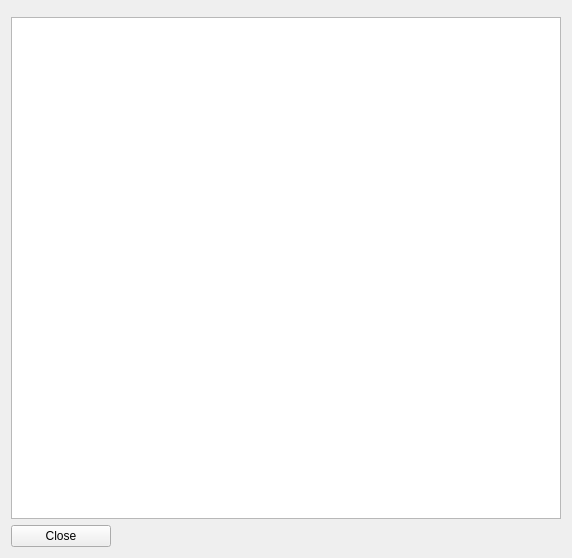
<?xml version="1.0" encoding="UTF-8"?>
<ui version="4.0">
 <author>Ten Borba</author>
 <class>ValidationHistory</class>
 <widget class="QWidget" name="ValidationHistory">
  <property name="windowModality">
   <enum>Qt::ApplicationModal</enum>
  </property>
  <property name="geometry">
   <rect>
    <x>0</x>
    <y>0</y>
    <width>572</width>
    <height>558</height>
   </rect>
  </property>
  <property name="sizePolicy">
   <sizepolicy hsizetype="Preferred" vsizetype="Preferred">
    <horstretch>0</horstretch>
    <verstretch>0</verstretch>
   </sizepolicy>
  </property>
  <property name="minimumSize">
   <size>
    <width>0</width>
    <height>0</height>
   </size>
  </property>
  <property name="maximumSize">
   <size>
    <width>1000</width>
    <height>1000</height>
   </size>
  </property>
  <property name="windowTitle">
   <string>Validation History</string>
  </property>
  <layout class="QVBoxLayout" name="verticalLayout">
   <item>
    <widget class="DsgCustomComboBox" name="userFilterComboBox" native="true">
     <property name="maximumSize">
      <size>
       <width>211</width>
       <height>30</height>
      </size>
     </property>
    </widget>
   </item>
   <item>
    <widget class="QTableView" name="tableView">
     <property name="contextMenuPolicy">
      <enum>Qt::CustomContextMenu</enum>
     </property>
     <property name="acceptDrops">
      <bool>false</bool>
     </property>
     <property name="editTriggers">
      <set>QAbstractItemView::NoEditTriggers</set>
     </property>
     <property name="selectionMode">
      <enum>QAbstractItemView::SingleSelection</enum>
     </property>
     <property name="selectionBehavior">
      <enum>QAbstractItemView::SelectRows</enum>
     </property>
     <attribute name="horizontalHeaderDefaultSectionSize">
      <number>60</number>
     </attribute>
    </widget>
   </item>
   <item>
    <widget class="QPushButton" name="closePushButton">
     <property name="sizePolicy">
      <sizepolicy hsizetype="Fixed" vsizetype="Fixed">
       <horstretch>0</horstretch>
       <verstretch>0</verstretch>
      </sizepolicy>
     </property>
     <property name="minimumSize">
      <size>
       <width>100</width>
       <height>0</height>
      </size>
     </property>
     <property name="text">
      <string>Close</string>
     </property>
    </widget>
   </item>
  </layout>
 </widget>
 <customwidgets>
  <customwidget>
   <class>DsgCustomComboBox</class>
   <extends>QWidget</extends>
   <header>DsgTools.CustomWidgets.BasicInterfaceWidgets.dsgCustomComboBox.h</header>
   <container>1</container>
  </customwidget>
 </customwidgets>
 <resources/>
 <connections/>
 <slots>
  <signal>signal1()</signal>
  <slot>carregaSpatialite()</slot>
 </slots>
</ui>
